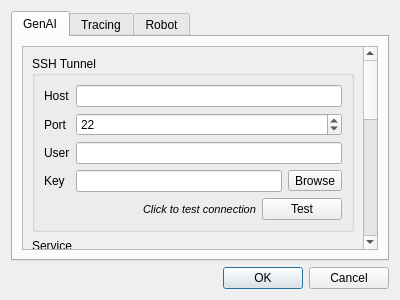
<?xml version="1.0" encoding="UTF-8"?>
<ui version="4.0">
 <class>Dialog</class>
 <widget class="QDialog" name="Dialog">
  <property name="geometry">
   <rect>
    <x>0</x>
    <y>0</y>
    <width>400</width>
    <height>300</height>
   </rect>
  </property>
  <property name="windowTitle">
   <string>Settings</string>
  </property>
  <layout class="QVBoxLayout" name="verticalLayout">
   <item>
    <widget class="QTabWidget" name="tabs">
     <property name="currentIndex">
      <number>0</number>
     </property>
     <widget class="QWidget" name="tabGenAI">
      <attribute name="title">
       <string>GenAI</string>
      </attribute>
      <layout class="QVBoxLayout" name="verticalLayout_2">
       <item>
        <widget class="QScrollArea" name="scrollArea">
         <property name="widgetResizable">
          <bool>true</bool>
         </property>
         <widget class="QWidget" name="scrollAreaWidgetContents">
          <property name="geometry">
           <rect>
            <x>0</x>
            <y>0</y>
            <width>344</width>
            <height>647</height>
           </rect>
          </property>
          <layout class="QVBoxLayout" name="verticalLayout_3">
           <item>
            <widget class="QGroupBox" name="groupBox_5">
             <property name="title">
              <string>SSH Tunnel</string>
             </property>
             <layout class="QFormLayout" name="formLayout_4">
              <item row="0" column="0">
               <widget class="QLabel" name="label_8">
                <property name="text">
                 <string>Host</string>
                </property>
               </widget>
              </item>
              <item row="0" column="1">
               <widget class="QLineEdit" name="genAISSHHost"/>
              </item>
              <item row="2" column="0">
               <widget class="QLabel" name="label_9">
                <property name="text">
                 <string>User</string>
                </property>
               </widget>
              </item>
              <item row="2" column="1">
               <widget class="QLineEdit" name="genAISSHUser"/>
              </item>
              <item row="3" column="0">
               <widget class="QLabel" name="label_10">
                <property name="text">
                 <string>Key</string>
                </property>
               </widget>
              </item>
              <item row="3" column="1">
               <layout class="QHBoxLayout" name="horizontalLayout_4">
                <item>
                 <widget class="QLineEdit" name="genAISSHKey"/>
                </item>
                <item>
                 <widget class="QToolButton" name="genAISSHKeyBrowse">
                  <property name="text">
                   <string>Browse</string>
                  </property>
                 </widget>
                </item>
               </layout>
              </item>
              <item row="4" column="1">
               <layout class="QHBoxLayout" name="horizontalLayout_5">
                <item>
                 <spacer name="horizontalSpacer_4">
                  <property name="orientation">
                   <enum>Qt::Horizontal</enum>
                  </property>
                  <property name="sizeHint" stdset="0">
                   <size>
                    <width>40</width>
                    <height>20</height>
                   </size>
                  </property>
                 </spacer>
                </item>
                <item>
                 <widget class="QLabel" name="genAISSHTestResult">
                  <property name="font">
                   <font>
                    <pointsize>8</pointsize>
                    <italic>true</italic>
                   </font>
                  </property>
                  <property name="text">
                   <string>Click to test connection</string>
                  </property>
                 </widget>
                </item>
                <item>
                 <widget class="QPushButton" name="genAISSHTest">
                  <property name="text">
                   <string>Test</string>
                  </property>
                 </widget>
                </item>
               </layout>
              </item>
              <item row="1" column="0">
               <widget class="QLabel" name="label_12">
                <property name="text">
                 <string>Port</string>
                </property>
               </widget>
              </item>
              <item row="1" column="1">
               <widget class="QSpinBox" name="genAISSHPort">
                <property name="maximum">
                 <number>65535</number>
                </property>
                <property name="value">
                 <number>22</number>
                </property>
               </widget>
              </item>
             </layout>
            </widget>
           </item>
           <item>
            <widget class="QGroupBox" name="groupBox">
             <property name="title">
              <string>Service</string>
             </property>
             <layout class="QFormLayout" name="formLayout">
              <item row="0" column="0">
               <widget class="QLabel" name="label">
                <property name="text">
                 <string>Host</string>
                </property>
               </widget>
              </item>
              <item row="0" column="1">
               <widget class="QLineEdit" name="genAIHost"/>
              </item>
              <item row="1" column="0">
               <widget class="QLabel" name="label_2">
                <property name="text">
                 <string>Port</string>
                </property>
               </widget>
              </item>
              <item row="1" column="1">
               <widget class="QSpinBox" name="genAIPort">
                <property name="maximum">
                 <number>65535</number>
                </property>
               </widget>
              </item>
              <item row="2" column="1">
               <layout class="QHBoxLayout" name="horizontalLayout" stretch="0,0,0">
                <item>
                 <spacer name="horizontalSpacer">
                  <property name="orientation">
                   <enum>Qt::Horizontal</enum>
                  </property>
                  <property name="sizeHint" stdset="0">
                   <size>
                    <width>40</width>
                    <height>20</height>
                   </size>
                  </property>
                 </spacer>
                </item>
                <item>
                 <widget class="QLabel" name="genAITestResult">
                  <property name="font">
                   <font>
                    <pointsize>8</pointsize>
                    <italic>true</italic>
                   </font>
                  </property>
                  <property name="text">
                   <string>Click to test connection</string>
                  </property>
                 </widget>
                </item>
                <item>
                 <widget class="QPushButton" name="genAITest">
                  <property name="text">
                   <string>Test</string>
                  </property>
                 </widget>
                </item>
               </layout>
              </item>
              <item row="3" column="0">
               <widget class="QLabel" name="label_11">
                <property name="text">
                 <string>HF Token</string>
                </property>
               </widget>
              </item>
              <item row="3" column="1">
               <widget class="QLineEdit" name="genAIHFToken">
                <property name="echoMode">
                 <enum>QLineEdit::Password</enum>
                </property>
               </widget>
              </item>
             </layout>
            </widget>
           </item>
           <item>
            <widget class="QGroupBox" name="groupBox_4">
             <property name="title">
              <string>Generation</string>
             </property>
             <layout class="QFormLayout" name="formLayout_3">
              <item row="0" column="0">
               <widget class="QLabel" name="label_4">
                <property name="text">
                 <string>Negative prompt</string>
                </property>
               </widget>
              </item>
              <item row="0" column="1">
               <widget class="QTextEdit" name="genAINegativePrompt"/>
              </item>
              <item row="1" column="0">
               <widget class="QLabel" name="label_5">
                <property name="text">
                 <string>Prompt wrapper</string>
                </property>
               </widget>
              </item>
              <item row="1" column="1">
               <widget class="QTextEdit" name="genAIPromptWrapper"/>
              </item>
              <item row="2" column="0">
               <widget class="QLabel" name="label_6">
                <property name="text">
                 <string>Steps</string>
                </property>
               </widget>
              </item>
              <item row="3" column="0">
               <widget class="QLabel" name="label_7">
                <property name="text">
                 <string>Guidance</string>
                </property>
               </widget>
              </item>
              <item row="2" column="1">
               <widget class="QSpinBox" name="genAISteps">
                <property name="minimum">
                 <number>1</number>
                </property>
                <property name="maximum">
                 <number>200</number>
                </property>
                <property name="value">
                 <number>30</number>
                </property>
               </widget>
              </item>
              <item row="3" column="1">
               <widget class="QDoubleSpinBox" name="genAIGuidance">
                <property name="maximum">
                 <double>10.000000000000000</double>
                </property>
                <property name="value">
                 <double>6.000000000000000</double>
                </property>
               </widget>
              </item>
             </layout>
            </widget>
           </item>
          </layout>
         </widget>
        </widget>
       </item>
      </layout>
     </widget>
     <widget class="QWidget" name="tabTracing">
      <attribute name="title">
       <string>Tracing</string>
      </attribute>
      <layout class="QVBoxLayout" name="verticalLayout_4">
       <item>
        <widget class="QScrollArea" name="scrollArea_2">
         <property name="widgetResizable">
          <bool>true</bool>
         </property>
         <widget class="QWidget" name="scrollAreaWidgetContents_2">
          <property name="geometry">
           <rect>
            <x>0</x>
            <y>0</y>
            <width>358</width>
            <height>200</height>
           </rect>
          </property>
          <layout class="QVBoxLayout" name="verticalLayout_5">
           <item>
            <widget class="QGroupBox" name="groupBox_2">
             <property name="title">
              <string>Palette</string>
             </property>
             <layout class="QVBoxLayout" name="verticalLayout_6">
              <item>
               <widget class="QListWidget" name="tracingPalette">
                <property name="dragDropMode">
                 <enum>QAbstractItemView::InternalMove</enum>
                </property>
                <property name="defaultDropAction">
                 <enum>Qt::MoveAction</enum>
                </property>
               </widget>
              </item>
              <item>
               <layout class="QHBoxLayout" name="horizontalLayout_2">
                <item>
                 <spacer name="horizontalSpacer_2">
                  <property name="orientation">
                   <enum>Qt::Horizontal</enum>
                  </property>
                  <property name="sizeHint" stdset="0">
                   <size>
                    <width>40</width>
                    <height>20</height>
                   </size>
                  </property>
                 </spacer>
                </item>
                <item>
                 <widget class="QPushButton" name="tracingPaletteRemove">
                  <property name="text">
                   <string>Remove</string>
                  </property>
                 </widget>
                </item>
                <item>
                 <widget class="QPushButton" name="tracingPaletteAdd">
                  <property name="text">
                   <string>Add</string>
                  </property>
                 </widget>
                </item>
               </layout>
              </item>
             </layout>
            </widget>
           </item>
          </layout>
         </widget>
        </widget>
       </item>
      </layout>
     </widget>
     <widget class="QWidget" name="tabRobot">
      <attribute name="title">
       <string>Robot</string>
      </attribute>
      <layout class="QVBoxLayout" name="verticalLayout_7">
       <item>
        <widget class="QScrollArea" name="scrollArea_3">
         <property name="widgetResizable">
          <bool>true</bool>
         </property>
         <widget class="QWidget" name="scrollAreaWidgetContents_3">
          <property name="geometry">
           <rect>
            <x>0</x>
            <y>0</y>
            <width>358</width>
            <height>200</height>
           </rect>
          </property>
          <layout class="QVBoxLayout" name="verticalLayout_8">
           <item>
            <widget class="QGroupBox" name="groupBox_3">
             <property name="title">
              <string>Robot</string>
             </property>
             <layout class="QFormLayout" name="formLayout_2">
              <item row="0" column="0">
               <widget class="QLabel" name="label_3">
                <property name="text">
                 <string>IP Address</string>
                </property>
               </widget>
              </item>
              <item row="0" column="1">
               <widget class="QLineEdit" name="robotIP"/>
              </item>
              <item row="1" column="1">
               <layout class="QHBoxLayout" name="horizontalLayout_3">
                <item>
                 <spacer name="horizontalSpacer_3">
                  <property name="orientation">
                   <enum>Qt::Horizontal</enum>
                  </property>
                  <property name="sizeHint" stdset="0">
                   <size>
                    <width>40</width>
                    <height>20</height>
                   </size>
                  </property>
                 </spacer>
                </item>
                <item>
                 <widget class="QLabel" name="robotTestResult">
                  <property name="font">
                   <font>
                    <pointsize>8</pointsize>
                    <italic>true</italic>
                   </font>
                  </property>
                  <property name="text">
                   <string>Click to test connection</string>
                  </property>
                 </widget>
                </item>
                <item>
                 <widget class="QPushButton" name="robotTest">
                  <property name="text">
                   <string>Test</string>
                  </property>
                 </widget>
                </item>
               </layout>
              </item>
              <item row="2" column="1">
               <spacer name="verticalSpacer_2">
                <property name="orientation">
                 <enum>Qt::Vertical</enum>
                </property>
                <property name="sizeHint" stdset="0">
                 <size>
                  <width>20</width>
                  <height>40</height>
                 </size>
                </property>
               </spacer>
              </item>
             </layout>
            </widget>
           </item>
          </layout>
         </widget>
        </widget>
       </item>
      </layout>
     </widget>
    </widget>
   </item>
   <item>
    <widget class="QDialogButtonBox" name="buttonBox">
     <property name="orientation">
      <enum>Qt::Horizontal</enum>
     </property>
     <property name="standardButtons">
      <set>QDialogButtonBox::Cancel|QDialogButtonBox::Ok</set>
     </property>
    </widget>
   </item>
  </layout>
 </widget>
 <resources/>
 <connections>
  <connection>
   <sender>buttonBox</sender>
   <signal>accepted()</signal>
   <receiver>Dialog</receiver>
   <slot>accept()</slot>
   <hints>
    <hint type="sourcelabel">
     <x>248</x>
     <y>254</y>
    </hint>
    <hint type="destinationlabel">
     <x>157</x>
     <y>274</y>
    </hint>
   </hints>
  </connection>
  <connection>
   <sender>buttonBox</sender>
   <signal>rejected()</signal>
   <receiver>Dialog</receiver>
   <slot>reject()</slot>
   <hints>
    <hint type="sourcelabel">
     <x>316</x>
     <y>260</y>
    </hint>
    <hint type="destinationlabel">
     <x>286</x>
     <y>274</y>
    </hint>
   </hints>
  </connection>
 </connections>
</ui>
